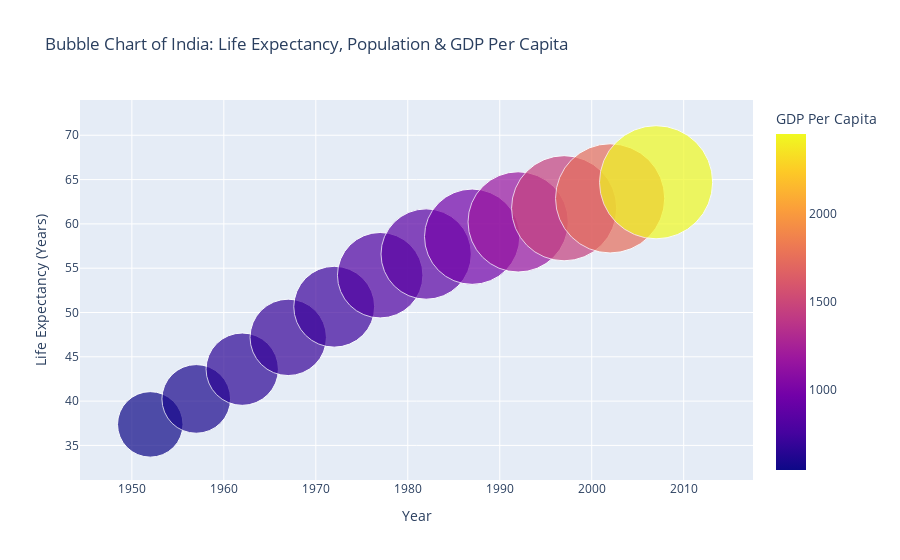

The code cell stored with this chart in its notebook:
### Code cell
import plotly.express as px

# Load the gapminder dataset
df = px.data.gapminder()

# Filter data for India
df_india = df[df['country'] == 'India']

# Create bubble chart
fig = px.scatter(
    df_india, 
    x='year',
    y='lifeExp',
    size='pop',  # Fixed syntax error here
    color='gdpPercap',
    hover_name='country',
    title='Bubble Chart of India: Life Expectancy, Population & GDP Per Capita',
    labels={'lifeExp': 'Life Expectancy', 'gdpPercap': 'GDP Per Capita'},
    size_max=80,
)

# Update axis labels
fig.update_layout(
    xaxis_title='Year',
    yaxis_title='Life Expectancy (Years)',
)

# Show the plot
fig.show()

### Figure 1 — Plotly figure (JSON) as saved in the notebook; plotly's stock layout.template omitted (floating-point values rounded to 4 significant figures)
{"data": [{"hovertemplate": "<b>%{hovertext}</b><br><br>year=%{x}<br>Life Expectancy=%{y}<br>pop=%{marker.size}<br>GDP Per Capita=%{marker.color}<extra></extra>", "hovertext": ["India", "India", "India", "India", "India", "India", "India", "India", "India", "India", "India", "India"], "legendgroup": "", "marker": {"color": [546.6, 590.1, 658.3, 700.8, 724.0, 813.3, 855.7, 976.5, 1164.0, 1459.0, 1747.0, 2452.0], "coloraxis": "coloraxis", "size": [372000000, 409000000, 454000000, 506000000, 567000000, 634000000, 708000000, 788000000, 872000000, 959000000, 1034172547, 1110396331], "sizemode": "area", "sizeref": 173500.0, "symbol": "circle"}, "mode": "markers", "name": "", "orientation": "v", "showlegend": false, "type": "scatter", "x": [1952, 1957, 1962, 1967, 1972, 1977, 1982, 1987, 1992, 1997, 2002, 2007], "xaxis": "x", "y": [37.37, 40.25, 43.6, 47.19, 50.65, 54.21, 56.6, 58.55, 60.22, 61.77, 62.88, 64.7], "yaxis": "y"}], "layout": {"coloraxis": {"colorbar": {"title": {"text": "GDP Per Capita"}}, "colorscale": [[0, "#0d0887"], [0.1111, "#46039f"], [0.2222, "#7201a8"], [0.3333, "#9c179e"], [0.4444, "#bd3786"], [0.5556, "#d8576b"], [0.6667, "#ed7953"], [0.7778, "#fb9f3a"], [0.8889, "#fdca26"], [1, "#f0f921"]]}, "legend": {"itemsizing": "constant", "tracegroupgap": 0}, "title": {"text": "Bubble Chart of India: Life Expectancy, Population & GDP Per Capita"}, "xaxis": {"anchor": "y", "domain": [0, 1], "title": {"text": "Year"}}, "yaxis": {"anchor": "x", "domain": [0, 1], "title": {"text": "Life Expectancy (Years)"}}}}
